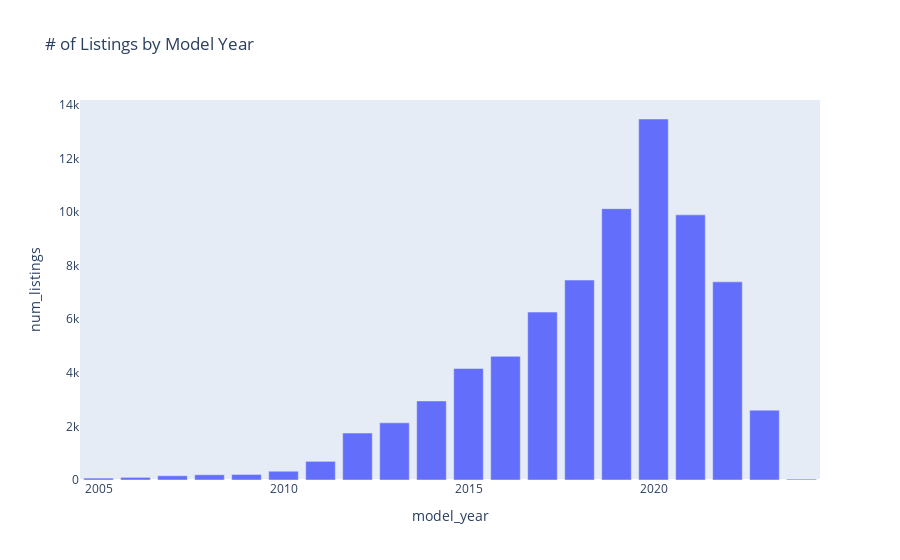

The notebook cell this image was saved under:
### Markdown cell above
##### **Model Year Bar Chart**

### Code cell
listings_by_year = sqldf("SELECT model_year, COUNT(*) AS num_listings FROM training_data GROUP BY model_year")
fig = px.bar(listings_by_year, x='model_year', y='num_listings', title='# of Listings by Model Year')
fig.update_yaxes(showgrid=False)

### Figure 1 — Plotly figure (JSON) as saved in the notebook; plotly's stock layout.template omitted (floating-point values rounded to 4 significant figures)
{"data": [{"alignmentgroup": "True", "hovertemplate": "model_year=%{x}<br>num_listings=%{y}<extra></extra>", "legendgroup": "", "marker": {"color": "#636efa", "pattern": {"shape": ""}}, "name": "", "offsetgroup": "", "orientation": "v", "showlegend": false, "textposition": "auto", "type": "bar", "x": [2005, 2006, 2007, 2008, 2009, 2010, 2011, 2012, 2013, 2014, 2015, 2016, 2017, 2018, 2019, 2020, 2021, 2022, 2023, 2024], "xaxis": "x", "y": [71, 98, 159, 196, 207, 328, 696, 1752, 2133, 2949, 4158, 4613, 6264, 7459, 10123, 13467, 9891, 7392, 2605, 34], "yaxis": "y"}], "layout": {"barmode": "relative", "legend": {"tracegroupgap": 0}, "title": {"text": "# of Listings by Model Year"}, "xaxis": {"anchor": "y", "domain": [0, 1], "title": {"text": "model_year"}}, "yaxis": {"anchor": "x", "domain": [0, 1], "showgrid": false, "title": {"text": "num_listings"}}}}
